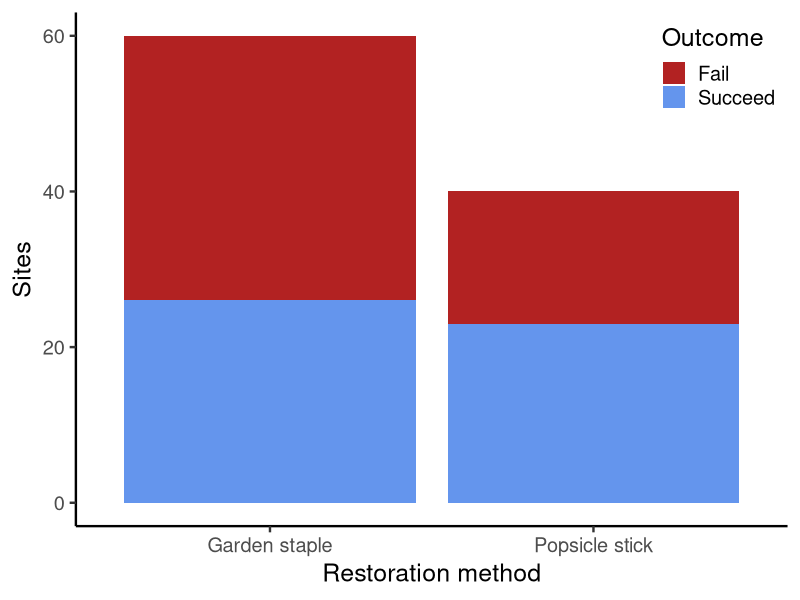
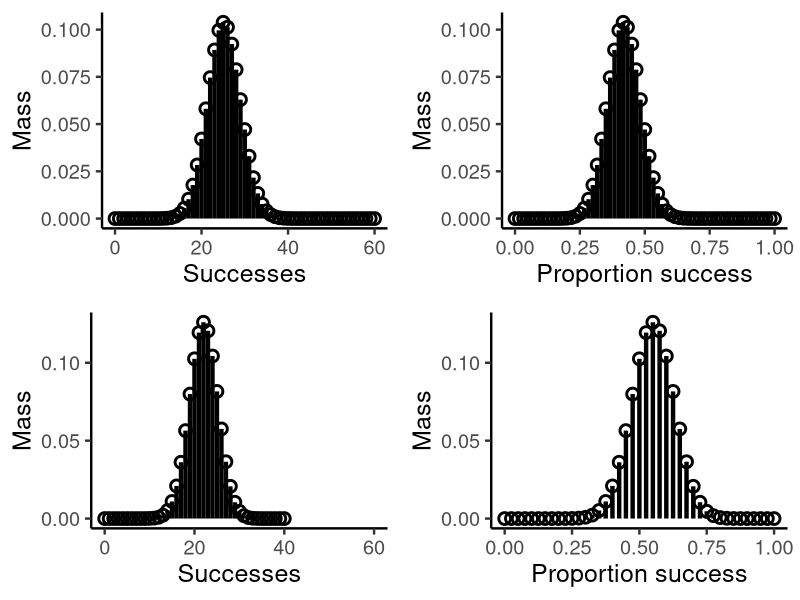
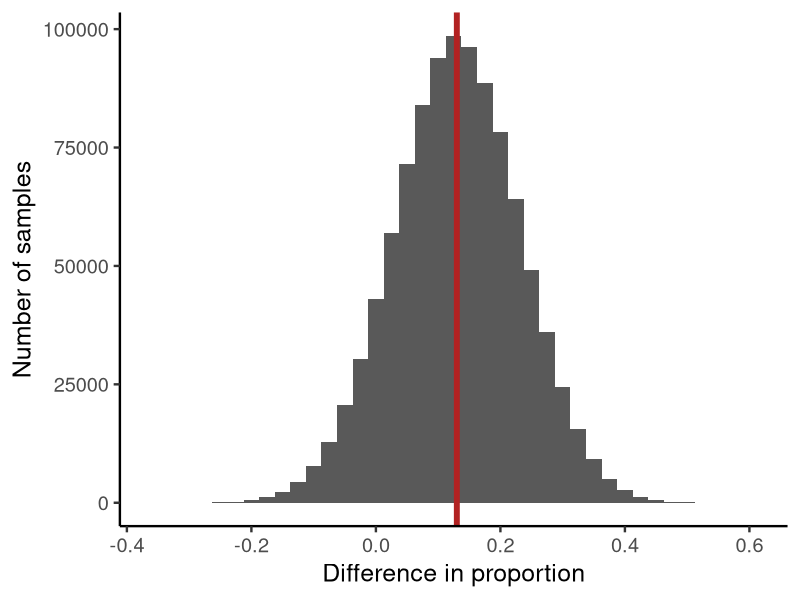
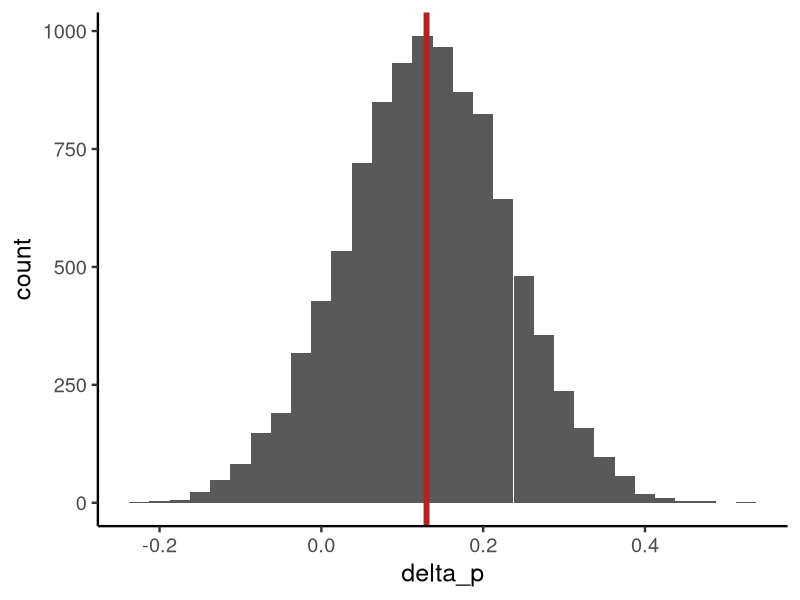
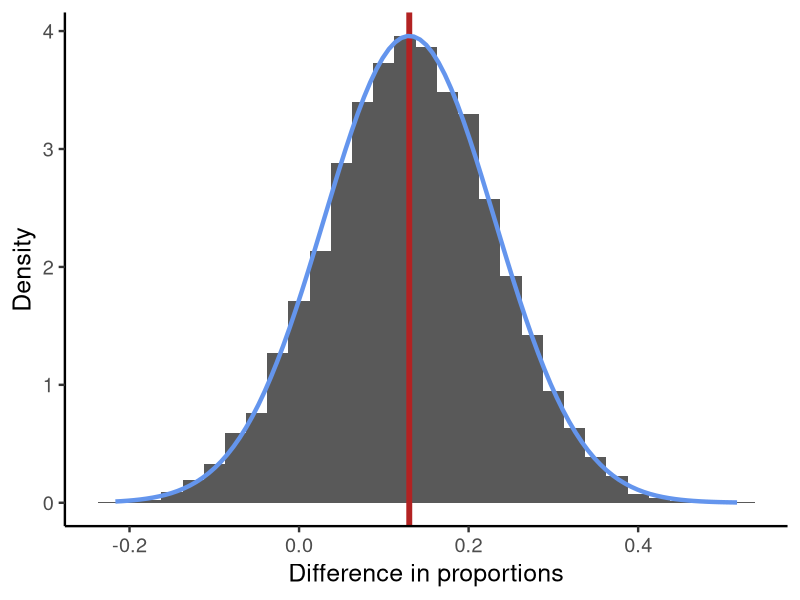
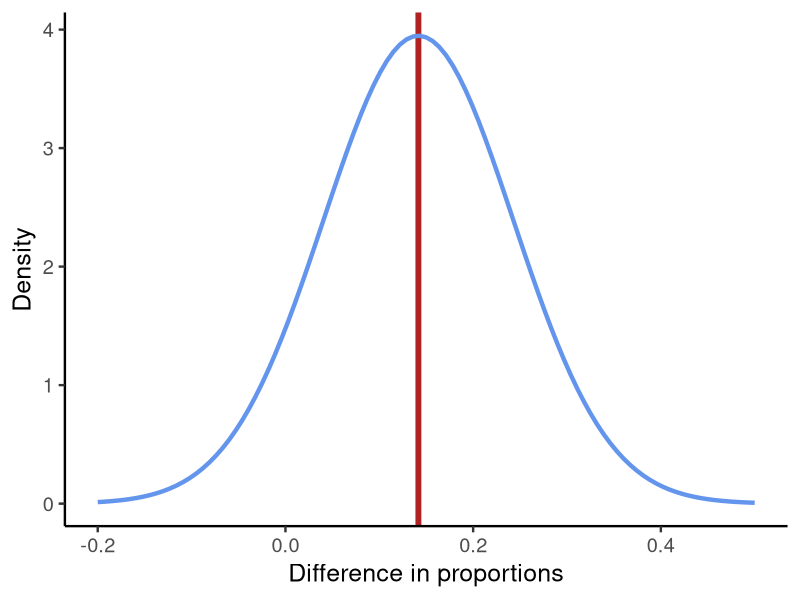
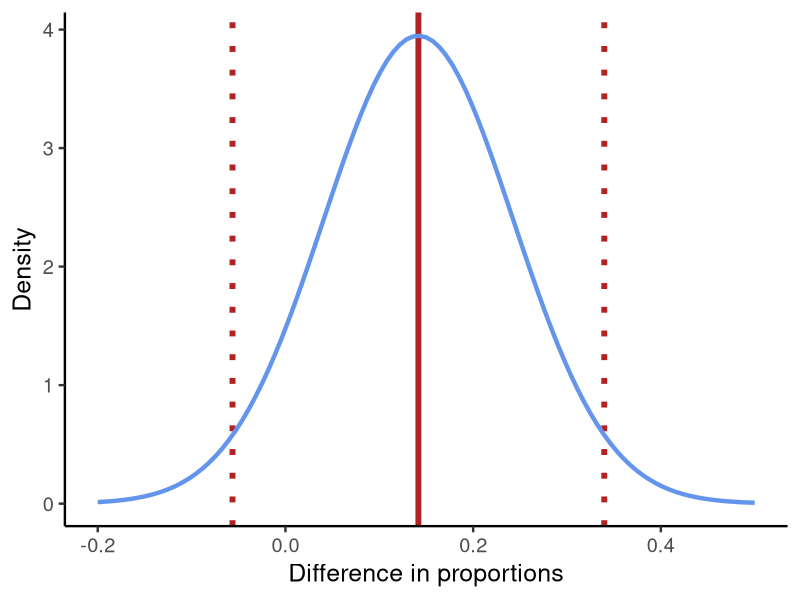
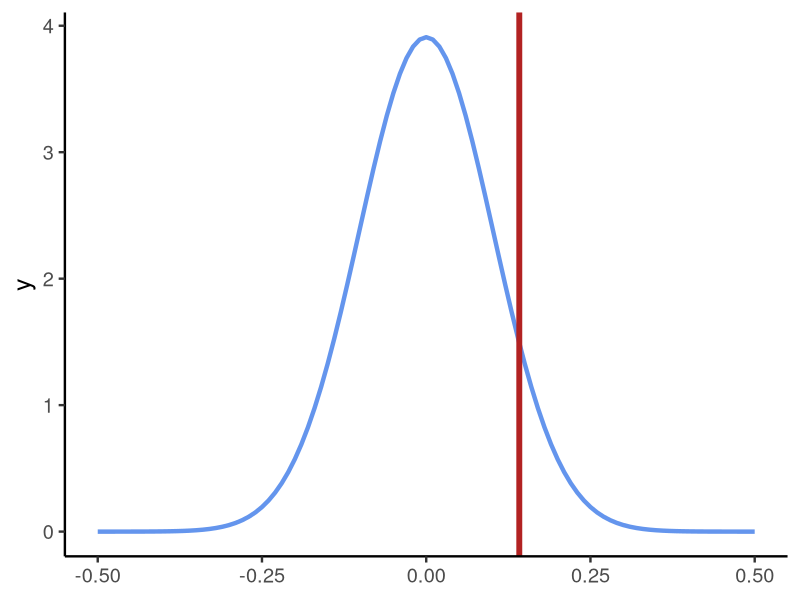

The R script that drew these images, in order:
library(tidyverse)
theme_set(theme_classic(18))
set.seed(123)

# Choose population parameters (probability of success)
p1 <- 0.42
p2 <- 0.55
delta_p_pop <- p2 - p1

# Simulate sample
restoration_n <- 100
restoration <- tibble(
  plot_id = 1:restoration_n,
  treatment = sample(c("Garden staple", "Popsicle stick"), 
                     size = restoration_n, 
                     replace = TRUE,
                     prob = c(0.6, 0.4)),
  success = rbinom(restoration_n, 
                   size = 1, 
                   p = ifelse(treatment == "Garden staple", p1, p2)),
  shoot_density_m2 = rgamma(restoration_n, 
                            shape = ifelse(treatment == "Garden staple", 4, 5), 
                            rate = 0.05),
  success_fct = factor(success, labels = c("Fail", "Succeed"))
)

# Data distribution
ggplot(restoration, aes(treatment, fill = success_fct)) +
  geom_bar() +
  scale_fill_manual(values = c("firebrick", "cornflowerblue")) +
  labs(x = "Restoration method",
       y = "Sites",
       fill = "Outcome") +
  theme(legend.position = "inside",
        legend.position.inside = c(1, 1),
        legend.justification = c(1, 1))

# Population
plot_binom_pmf <- function(n, p, xmax = n, norm = FALSE) {
  binom_pmf <- tibble(
    x = 0:n,
    pmf = dbinom(x, n, p)
  )
  if (norm) {
    binom_pmf$x <- binom_pmf$x / n
  }
  ggplot() +
    geom_segment(aes(x = x, y = pmf, xend = x, yend = 0),
                 binom_pmf,
                 linewidth = 1.5, color = "black") +
    geom_point(aes(x = x, y = pmf),
               binom_pmf,
               color = "black", size = 3, shape = 21, stroke = 1.5) +
    labs(x = ifelse(norm, "Proportion success", "Successes"),
         y = "Mass") +
    xlim(0, ifelse(norm, 1, xmax))
}
cowplot::plot_grid(
  plot_binom_pmf(60, p1, xmax = 60),
  plot_binom_pmf(40, p2, xmax = 60),
  plot_binom_pmf(60, p1, norm = TRUE),
  plot_binom_pmf(40, p2, norm = TRUE),
  nrow = 2,
  ncol = 2,
  byrow = FALSE
)
ggsave("course-materials/lecture-slides/scratch/week4/two_pops.png",
       width = 35,
       height = 20,
       units = "cm")

# Sampling distribution
outcome1 <- rbinom(1e6, 60, p1)
outcome2 <- rbinom(1e6, 40, p2)
diff_p <- outcome2 / 40 - outcome1 / 60
ggplot(tibble(diff_p), aes(diff_p)) +
  geom_histogram(binwidth = 0.025) +
  geom_vline(xintercept = p2 - p1, linewidth = 2, color = "firebrick") +
  labs(x = "Difference in proportion",
       y = "Number of samples")
ggsave("course-materials/lecture-slides/scratch/week4/samp_dist.png",
       width = 20,
       height = 20,
       units = "cm")

# Calculate test statistic
p_hat1 <- mean(restoration$success[restoration$treatment == "Garden staple"])
p_hat2 <- mean(restoration$success[restoration$treatment == "Popsicle stick"])
delta_p_spl <- p_hat2 - p_hat1

# Compare
delta_p_pop
delta_p_spl

# Repeat 10 times
sim_spl <- function(i) {
  # Simulate samples
  sample1 <- rbinom(40, size = 1, prob = p1)
  sample2 <- rbinom(60, size = 1, prob = p2)
  
  # Calculate test statistic
  delta_p_spl <- mean(sample2) - mean(sample1)
  
  delta_p_spl
}
spl_10 <- map_dbl(1:10, sim_spl)
round(spl_10, 2)

# Repeat 10,000 times
spl_many <- map_dbl(1:10000, sim_spl)
ggplot(tibble(delta_p = spl_many), aes(delta_p)) +
  geom_histogram(binwidth = 0.025) +
  geom_vline(xintercept = delta_p_pop, color = "firebrick", linewidth = 2)

# Superimpose normal pdf
spl_mean <- mean(spl_many)
spl_se <- sd(spl_many)
ggplot(tibble(delta_p = spl_many), aes(delta_p)) +
  geom_histogram(aes(y = after_stat(density)), binwidth = 0.025) +
  geom_vline(xintercept = delta_p_pop, color = "firebrick", linewidth = 2) +
  stat_function(fun = \(x) dnorm(x, mean = spl_mean, sd = spl_se),
                color = "cornflowerblue",
                linewidth = 1.5) +
  labs(x = "Difference in proportions", 
       y = "Density")

ggsave("course-materials/lecture-slides/scratch/week4/hist_norm.png",
       width = 20,
       height = 20,
       units = "cm")

# SE of difference in proportions
norm_approx_mu <- delta_p_spl
norm_approx_se <- sqrt(p_hat1 * (1 - p_hat1) / 40 + p_hat2 * (1 - p_hat2) / 60)
ggplot() +
  geom_vline(xintercept = delta_p_spl, color = "firebrick", linewidth = 2) +
  # geom_vline(xintercept = delta_p_pop, color = "firebrick", linewidth = 2) +
  stat_function(fun = \(x) dnorm(x, mean = norm_approx_mu, sd = norm_approx_se),
                color = "cornflowerblue",
                linewidth = 1.5,
                xlim = c(-0.2, 0.5)) +
  labs(x = "Difference in proportions",
       y = "Density")
ggsave("course-materials/lecture-slides/scratch/week4/norm_se.png",
       width = 5,
       height = 5,
       units = "in")

# Confidence interval
# delta_p ~ Normal(mu, sd)
delta_p_ci <- qnorm(c(0.025, 0.975), mean = norm_approx_mu, sd = norm_approx_se)
ggplot() +
  geom_vline(xintercept = delta_p_spl, color = "firebrick", linewidth = 2) +
  geom_vline(xintercept = delta_p_ci, color = "firebrick", linewidth = 2, linetype = "dotted") +
  stat_function(fun = \(x) dnorm(x, mean = norm_approx_mu, sd = norm_approx_se),
                color = "cornflowerblue",
                linewidth = 1.5,
                xlim = c(-0.2, 0.5)) +
  labs(x = "Difference in proportions",
       y = "Density")
ggsave("course-materials/lecture-slides/scratch/week4/norm_se2.png",
       width = 5,
       height = 5,
       units = "in")


# Now: hypothesis test
# The null distribution is the distribution of the test statistic under the null hypothesis
# Null hypothesis: p1 = p2
p_pool <- sum(restoration$success) / nrow(restoration)
se_pooled <- sqrt(p_pool * (1 - p_pool) * (1 / 40 + 1 / 60))
ggplot() +
  stat_function(fun = \(x) dnorm(x, mean = 0, sd = se_pooled),
                color = "cornflowerblue",
                linewidth = 1.5,
                xlim = c(-0.5, 0.5)) +
  geom_vline(xintercept = delta_p_spl, color = "firebrick", linewidth = 2)
ggsave("course-materials/lecture-slides/scratch/week4/null_hyp.png",
       width = 5,
       height = 5,
       units = "in")
pnorm(delta_p_spl, mean = 0, sd = se_pooled, lower.tail = FALSE)

permute <- function(i) {
  r <- restoration
  r$treatment <- sample(r$treatment)
  p_hat1 <- mean(r$success[r$treatment == "Garden staple"])
  p_hat2 <- mean(r$success[r$treatment == "Popsicle stick"])
  delta_p_spl <- p_hat2 - p_hat1
}
restoration_perm <- map_dbl(1:1e3, permute)
ggplot() +
  geom_histogram(aes(x = delta_p, y = after_stat(density)), 
                 tibble(delta_p = restoration_perm),
                 binwidth = 0.05) +
  geom_vline(xintercept = delta_p_spl, color = "firebrick", linewidth = 2, linetype = "dotted") +
  stat_function(fun = \(x) dnorm(x, mean = 0, sd = se_pooled),
                color = "cornflowerblue",
                linewidth = 1.5,
                xlim = c(-0.4, 0.4))






